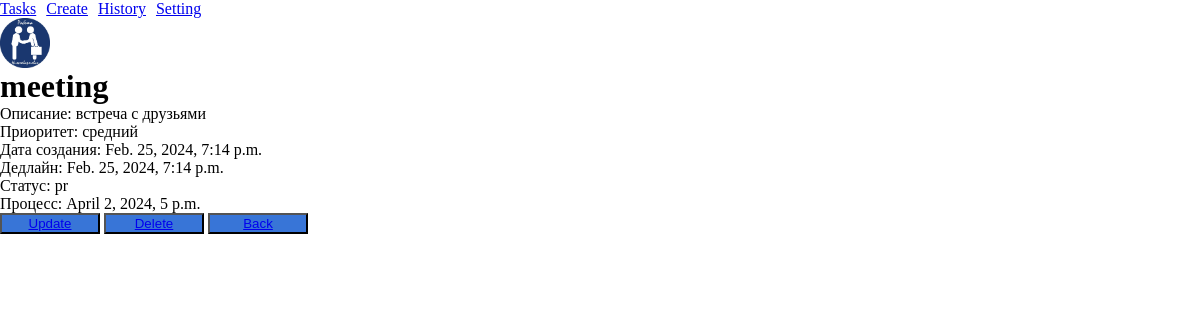
/detail/meeting-2/, run on the app's committed database.
### task/models.py (models this page shows, shortened)
class Task(models.Model):
    title = models.CharField(max_length=255)
    description = models.TextField()
    priority = models.CharField(max_length=10, choices=[('v', 'высокий'), ('s', 'средний'), ('n', "низкий")])
    created_at = models.DateTimeField(auto_now_add=True)
    deadline = models.DateTimeField(null=True, blank=True)
    status = models.CharField(max_length=10, choices=[('в процессе', 'pr' ), ('com', 'закончен')], default='в процессе')
    completed_at = models.DateTimeField(null=True, blank=True)
    image = models.ImageField(upload_to='images/', null=True, blank=True)
    slug = models.SlugField(max_length=20, null=True, blank=True, unique=True)

### task/views.py (the view)
# urls.py: path('detail/<slug:task_slug>/', TaskDetailView.as_view(), name='task_detail'),
class TaskDetailView(DetailView):
    model = Task
    template_name = 'task_detail.html'
    context_object_name = 'task'
    slug_url_kwarg = 'task_slug'

### task/templates/task_detail.html
{% extends 'base.html' %}
{% block content %}
    <div><img style="height: 50px; width: 50px" src="{{ task.image.url }}"></div>
    <h1> {{ task.title }}</h1>
    <p>Описание: {{ task.description }}</p>
    <p>Приоритет: {{ task.get_priority_display }}</p>
    <p>Дата создания: {{ task.created_at }}</p>
    <p>Дедлайн: {{ task.deadline}}</p>
    <p>Статус: {{ task.status }}</p>
    <p>Процесс: {{ task.completed_at }}</p>
    <button><a href="{% url 'task_update' task.id %}"> Update </a></button>
    <button><a href="{% url 'task_delete' task.slug %}">  Delete </a></button>
    <button><a href="{% url 'list_task' %}"> Back </a></button>
{% endblock %}

### task/static/css/styles.css (style rules this page uses)
* { margin: 0px; }
img { width: 100%; height: 100%; }
div { display: flex; flex-direction: column; }
button { width: 100px; height: auto; background-color: #3875d7; }

### data on the page
Task: image (picture), title "meeting", description "встреча с друзьями", priority "средний", created_at "Feb. 25, 2024, 7:14 p.m.", deadline "Feb. 25, 2024, 7:14 p.m.", status "pr", completed_at "April 2, 2024, 5 p.m."
